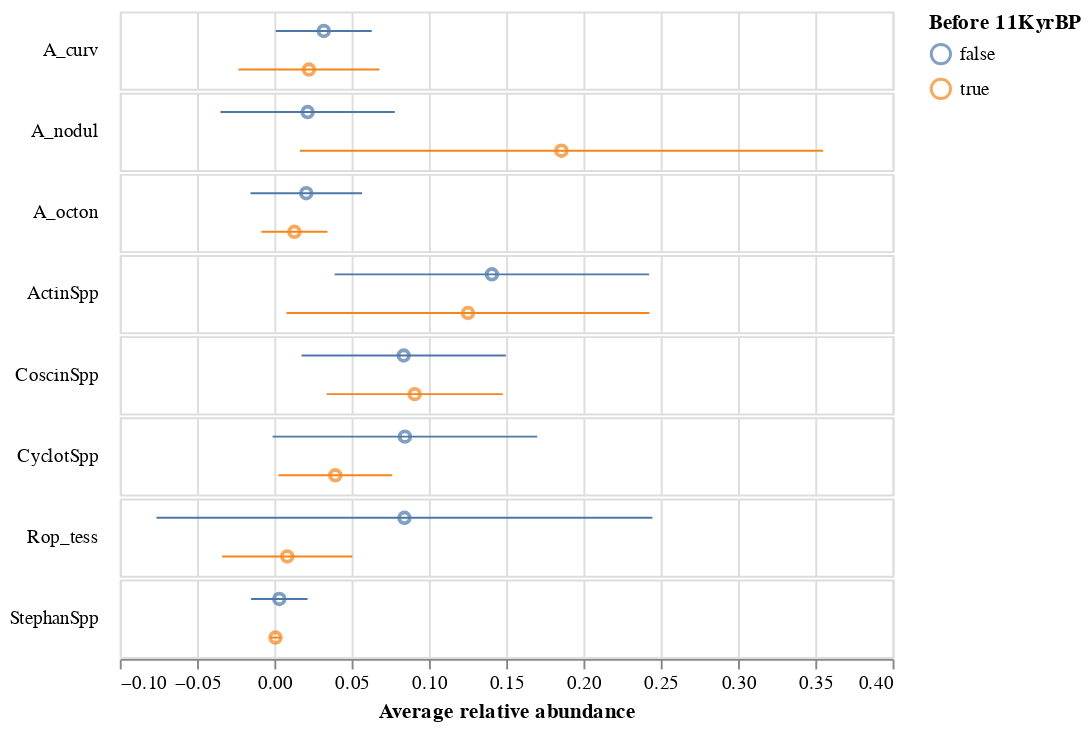

The code cell stored with this chart in its notebook:
### Markdown cell above
### Figure 2

Means plus/minus 2 standard deviations of relative abundances for each taxon.

### Code cell
# summary statistics conditional on age > 11
grouped_summary = diatoms.iloc[:, 2:10].groupby(
    diatoms.Age > 11
).aggregate(
    ['mean', 'std']
).transpose().melt(
    ignore_index = False
).reset_index().pivot(
    index = ['level_0', 'Age'],
    columns = 'level_1',
    values = 'value'
).reset_index().rename(
    columns = {'level_0': 'taxon'}
)

# means before and after 11k yrs bp
points = alt.Chart(grouped_summary).mark_point().encode(
    x = alt.X('mean', title = 'Average relative abundance'),
    y = alt.Y('Age', title = '', axis = None),
    color = alt.Color('Age', title = 'Before 11KyrBP')
)

# variability about means
bars = alt.Chart(grouped_summary).transform_calculate(
    lwr = 'datum.mean - 2*datum.std',
    upr = 'datum.mean + 2*datum.std'
).mark_errorbar().encode(
    x = alt.X('lwr:Q', title = 'Average relative abundance'), 
    x2 = 'upr:Q',
    y = alt.Y('Age', title = '', axis = None),
    color = alt.Color('Age', title = 'Before 11KyrBP')
)

# layer
fig2 = (points + bars).facet(
    row = alt.Row('taxon', 
                  title = None, 
                  header = alt.Header(labelAngle = 0, 
                                      labelAlign = 'left'))
).configure_facet(spacing = 0)

# display
fig2

### Figure 1 — Vega-Lite specification as saved in the notebook (floating-point values rounded to 4 significant figures)
{"config": {"view": {"continuousWidth": 400, "continuousHeight": 300}, "facet": {"spacing": 0}}, "data": {"name": "data-8d286228d08c394473703980b79bdbc8"}, "facet": {"row": {"type": "nominal", "field": "taxon", "header": {"labelAlign": "left", "labelAngle": 0}, "title": null}}, "spec": {"layer": [{"mark": "point", "encoding": {"color": {"type": "nominal", "field": "Age", "title": "Before 11KyrBP"}, "x": {"type": "quantitative", "field": "mean", "title": "Average relative abundance"}, "y": {"type": "nominal", "axis": null, "field": "Age", "title": ""}}}, {"mark": "errorbar", "encoding": {"color": {"type": "nominal", "field": "Age", "title": "Before 11KyrBP"}, "x": {"type": "quantitative", "field": "lwr", "title": "Average relative abundance"}, "x2": {"field": "upr"}, "y": {"type": "nominal", "axis": null, "field": "Age", "title": ""}}, "transform": [{"calculate": "datum.mean - 2*datum.std", "as": "lwr"}, {"calculate": "datum.mean + 2*datum.std", "as": "upr"}]}]}, "$schema": "https://vega.github.io/schema/vega-lite/v4.8.1.json", "datasets": {"data-8d286228d08c394473703980b79bdbc8": [{"taxon": "A_curv", "Age": false, "mean": 0.032, "std": 0.01552}, {"taxon": "A_curv", "Age": true, "mean": 0.02239, "std": 0.02279}, {"taxon": "A_nodul", "Age": false, "mean": 0.02154, "std": 0.0282}, {"taxon": "A_nodul", "Age": true, "mean": 0.1857, "std": 0.08462}, {"taxon": "A_octon", "Age": false, "mean": 0.02065, "std": 0.01804}, {"taxon": "A_octon", "Age": true, "mean": 0.01301, "std": 0.01069}, {"taxon": "ActinSpp", "Age": false, "mean": 0.1407, "std": 0.05086}, {"taxon": "ActinSpp", "Age": true, "mean": 0.1253, "std": 0.05871}, {"taxon": "CoscinSpp", "Age": false, "mean": 0.08369, "std": 0.03304}, {"taxon": "CoscinSpp", "Age": true, "mean": 0.09083, "std": 0.02848}, {"taxon": "CyclotSpp", "Age": false, "mean": 0.08447, "std": 0.04281}, {"taxon": "CyclotSpp", "Age": true, "mean": 0.03942, "std": 0.01841}, {"taxon": "Rop_tess", "Age": false, "mean": 0.08418, "std": 0.08022}, {"taxon": "Rop_tess", "Age": true, "mean": 0.008367, "std": 0.02106}, {"taxon": "StephanSpp", "Age": false, "mean": 0.003222, "std": 0.009143}, {"taxon": "StephanSpp", "Age": true, "mean": 0.000747, "std": 0.001772}]}}
